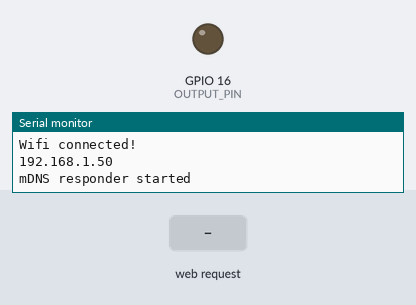
The sketch below on a simulated ESP8266 (NodeMCU). Shown: output pins drawn as LEDs (lit = HIGH), the last lines printed to the serial monitor. Inputs (shaded band) come from the test bench. WiFi joins after 1.5 s; servers stay silent unless stated.

Above: at 2.7 s.
2.8 s: HTTP request GET /alarm/status received
At 3.9 s:
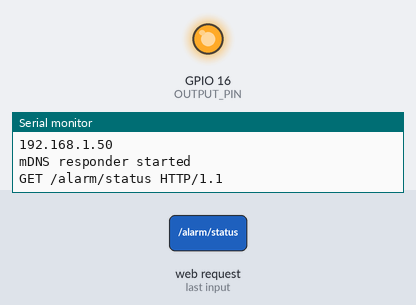
5.8 s: HTTP request GET /alarm/0 received
At 6.2 s:
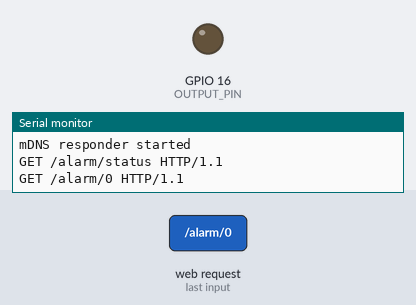
Timing chart, 0 to 8.8 s (numbered marks = the images above; inputs shaded):
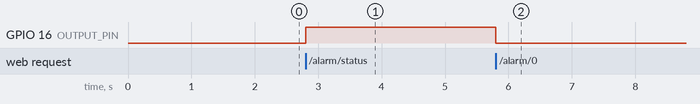

Measured:
- after the input at 2.8 s, GPIO 16 (OUTPUT_PIN): LOW → HIGH at once
- after the input at 5.8 s, GPIO 16 (OUTPUT_PIN): HIGH → LOW at once

The sketch:

node_service.ino
```cpp
#include <ESP8266WiFi.h>
#include <ESP8266mDNS.h>
#include <ArduinoJson.h>

// WiFi config
const char wifissid[] = "INFINITUM17D5A5";
const char wifipsk[] = "F15850E73F";

// OUTPUT Definitions
const int OUTPUT_PIN = 16; // D0

WiFiServer server(80);

void setup()
{
    initHardWare();
    connectWiFi();
    server.begin(); // Server instance in port 80
    setupMDNS();
}

void loop()
{
    WiFiClient client = server.available();

    char statusSystem[] = "{\"system\":\"ready\"}";

    if (!client)
    {
        return;
    }

    String request = client.readStringUntil('\r');
    Serial.println(request);

    String header = "HTTP/1.1 200 OK\r\n";
    header += "Access-Control-Allow-Methods: POST,GET,OPTIONS\r\n";
    header += "Access-Control-Max-Age: 10000\r\n";
    header += "Access-Control-Allow-Origin: *\r\n";
    header += "Access-Control-Allow-Headers: Origin, X-Requested-With, Content-Type, Accept\r\n";
    header += "Content-Type: application/json\r\n\r\n";

    int alarmStatus = -1;

    if (request.indexOf("/alarm/status") != -1)
    {
        client.print(header);
        client.print(statusSystem);
    }
    if (request.indexOf("/alarm/1") != -1)
    {
        alarmStatus = 1;
        client.print(header);
        client.print("{\"alarm\":\"on\"}");
    }
    if (request.indexOf("/alarm/0") != -1)
    {
        alarmStatus = 0;
        client.print(header);
        client.print("{\"alarm\":\"off\"}");
    }

    digitalWrite(OUTPUT_PIN, alarmStatus);

    client.flush();
    delay(1);
}

// # Setup Region
void connectWiFi()
{
    byte ledStatus = LOW;
    Serial.println();
    Serial.println("Conecting to: " + String(wifissid));

    WiFi.mode(WIFI_AP);
    WiFi.begin(wifissid, wifipsk);

    while (WiFi.status() != WL_CONNECTED)
    {
        // Enable OUTPUT
        digitalWrite(OUTPUT_PIN, ledStatus);
        ledStatus = (ledStatus == LOW) ? LOW : HIGH;

        delay(100);
    }

    Serial.println("Wifi connected!");
    Serial.println(WiFi.localIP());
    digitalWrite(OUTPUT_PIN, LOW);
}

void setupMDNS()
{
    //Call mdns to setup mdns to pint to domain.local
    if (!MDNS.begin("thing"))
    {
        Serial.println("Error setting up MDNS responder!");
        while (1)
        {
            delay(1000);
        }
    }
    Serial.println("mDNS responder started");
}

void initHardWare()
{
    Serial.begin(115200);

    pinMode(OUTPUT_PIN, OUTPUT);

    StaticJsonDocument<200> doc;

    digitalWrite(OUTPUT_PIN, LOW);
}

// Setup End Region #
```
